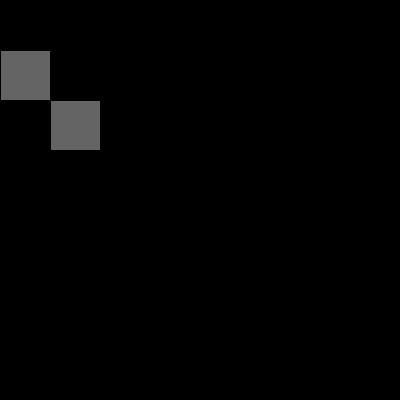
Frame 1 (no input)
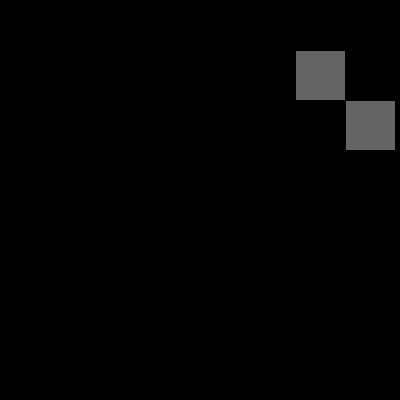
Frame 60 (the mouse pressed at the canvas centre just before this capture)
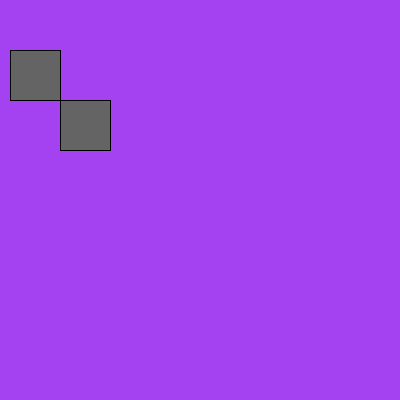
Frame 120 (the mouse held since frame 60 and released just before this capture)

The Processing sketch that drew these frames (run headless with seeded random() and noise(); from frame 60 on, the mouse is pressed at the canvas centre):

// Processing sketch: processing_5810
// ── processing_5810.pde

int x = 0;
int r;
int g;
int b;
int speed = 5;
int state = 0;

void setup ()
{size(400,400);
}

void draw()
{  background (r,g,b);
  
  fill (100);
  rect (x,50,50,50);
  
  fill(100);
  rect(x+50,100,50,50);
  
if(state == 0){
 x = x + speed;
 if (x > width-100){
  x = width-100;
  state = 1;
 }
}else if (state == 1) {
  x = x - speed;
  if (x < 0){
    x = 0;
    state = 0;
  }
}
}
void mousePressed () {
  r = int(random(0,255));
  g = int(random(0,255));
  b = int(random(0,255));

}
